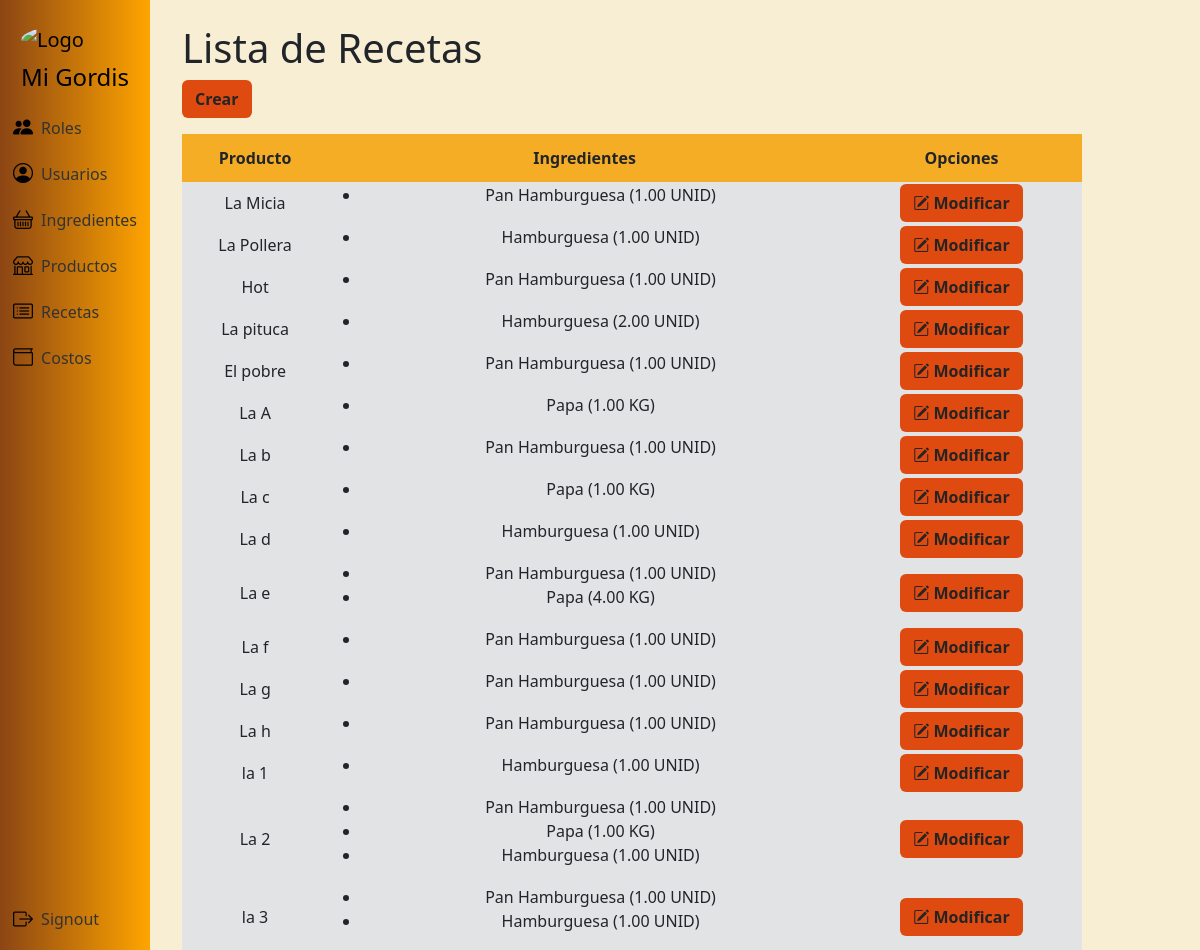
Page /recetas/ (signed in) on the committed database.
### app/models.py (models this page shows, shortened)
class Receta(models.Model):
    producto = models.ForeignKey(Producto, on_delete=models.CASCADE)
    ingredientes = models.ManyToManyField(Ingrediente, through='RecetaIngrediente')

class Producto(models.Model):
    id_producto = models.AutoField(primary_key=True)
    nombre_producto = models.CharField(max_length=100)
    descripcion = models.TextField(blank=True, null=True)
    precio_producto = models.DecimalField(max_digits=10, decimal_places=2, blank=True, null=True)

class Ingrediente(models.Model):
    id_ingrediente = models.AutoField(primary_key=True)
    nombre_ingrediente = models.CharField(max_length=100)
    cantidad = models.DecimalField(max_digits=10, decimal_places=2)
    unidad = models.CharField(max_length=10)
    precio_ingrediente = models.DecimalField(max_digits=10, decimal_places=2)
    estado_ingrediente = models.BooleanField(default=True)

class RecetaIngrediente(models.Model):
    receta = models.ForeignKey(Receta, on_delete=models.CASCADE)
    ingrediente = models.ForeignKey(Ingrediente, on_delete=models.CASCADE)
    cantidad = models.DecimalField(max_digits=10, decimal_places=2)
    unidad = models.ForeignKey(UnidadesMedida, on_delete=models.CASCADE)

class UnidadesMedida(models.Model):
    id = models.AutoField(primary_key=True)
    nombre = models.CharField(max_length=50)

### app/views.py (the view)
# urls.py: path('recetas/', views.recetas, name='recetas'),
@login_required
@admin_required
def recetas(request):
    recetas = Receta.objects.all()
    recetas_con_ingredientes = []
    for receta in recetas:
        ingredientes_info = []
        for ingrediente in receta.ingredientes.all():
            receta_ingrediente = receta.recetaingrediente_set.get(ingrediente=ingrediente)
            ingredientes_info.append({
                'nombre': ingrediente.nombre_ingrediente,
                'cantidad': receta_ingrediente.cantidad,
                'unidad': receta_ingrediente.unidad.nombre
            })
        recetas_con_ingredientes.append({
            'receta': receta,
            'ingredientes': ingredientes_info
        })
    contexto = {'recetas_con_ingredientes': recetas_con_ingredientes}
    return render(request, 'receta/recetas.html', contexto)

### app/models.py (called while the page is built)
    @property
    def is_rol_admin(self):
        return self.rol.is_admin if self.rol else False

### app/templates/receta/recetas.html
{% extends 'layouts/base.html' %}
{% block content %}
<h1>Lista de Recetas</h1>
<a class="btn btn-color fw-bold mb-3" href="{% url 'receta_crear' %}" role="button">Crear</a>
<table class="tb">
  <thead class="encabezado-tabla fw-bold">
    <tr>
      <th>Producto</th>
      <th>Ingredientes</th>
      <th>Opciones</th>
    </tr>
  </thead>
  <tbody class="bg-secondary-subtle">
    {% for item in recetas_con_ingredientes %}
    <tr>
        <td>{{ item.receta.producto.nombre_producto }}</td>
        <td>
            <ul>
            {% for ingrediente in item.ingredientes %}
                <li class="lista-receta">{{ ingrediente.nombre }} ({{ ingrediente.cantidad }} {{ ingrediente.unidad }})</li>
            {% endfor %}
            </ul>
        </td>
        <td>
          <a class="btn btn-color btn-m fw-bold" href="{% url 'receta_modificar' item.receta.id %}" role="button">
            <i class="bi bi-pencil-square"></i>
            Modificar
          </a>
        </td>
    </tr>
    {% endfor %}
  </tbody>
</table>
{% endblock %}

### app/static/css/styles.css (style rules this page uses)
.tb { width: 900px; text-align: center; }
.encabezado-tabla { background-color: #f5ad25; height: 3em; }
.btn-color { background-color: #df4a10; color: #242424; }

### app/templates/layouts/base.html (style rules this page uses)
html, body { height: 100%; margin: 0; padding: 0; }
body { background-color: #f8eed4; background-size: cover; background-repeat: no-repeat; background-position: center; background-attachment: fixed; padding-left: 170px; }

### rows in the picture
Receta: receta.producto.nombre_producto "La Micia"
Ingrediente: nombre "Pan Hamburguesa" "Pan Hamburguesa" "Pan Hamburguesa" "Pan Hamburguesa" "Pan Hamburguesa" "Pan Hamburguesa" "Pan Hamburguesa" "Pan Hamburguesa" "Pan Hamburguesa" "Pan Hamburguesa"
RecetaIngrediente: cantidad "1.00"
UnidadesMedida: unidad "UNID" "UNID" "UNID" "UNID" "UNID" "UNID" "UNID" "UNID" "UNID" "UNID" "UNID" "UNID" "UNID" "UNID" "UNID" "UNID"
Receta: receta.producto.nombre_producto "La Pollera"
Ingrediente: nombre "Hamburguesa" "Hamburguesa" "Hamburguesa" "Hamburguesa" "Hamburguesa" "Hamburguesa"
RecetaIngrediente: cantidad "1.00"
Receta: receta.producto.nombre_producto "Hot"
RecetaIngrediente: cantidad "1.00"
Receta: receta.producto.nombre_producto "La pituca"
RecetaIngrediente: cantidad "2.00"
Receta: receta.producto.nombre_producto "El pobre"
RecetaIngrediente: cantidad "1.00"
Receta: receta.producto.nombre_producto "La A"
Ingrediente: nombre "Papa" "Papa" "Papa" "Papa"
RecetaIngrediente: cantidad "1.00"
UnidadesMedida: unidad "KG" "KG" "KG" "KG"
Receta: receta.producto.nombre_producto "La b"
RecetaIngrediente: cantidad "1.00"
Receta: receta.producto.nombre_producto "La c"
RecetaIngrediente: cantidad "1.00"
Receta: receta.producto.nombre_producto "La d"
RecetaIngrediente: cantidad "1.00"
Receta: receta.producto.nombre_producto "La e"
RecetaIngrediente: cantidad "1.00"
RecetaIngrediente: cantidad "4.00"
Receta: receta.producto.nombre_producto "La f"
RecetaIngrediente: cantidad "1.00"
Receta: receta.producto.nombre_producto "La g"
RecetaIngrediente: cantidad "1.00"
Receta: receta.producto.nombre_producto "La h"
RecetaIngrediente: cantidad "1.00"
Receta: receta.producto.nombre_producto "la 1"
RecetaIngrediente: cantidad "1.00"
Receta: receta.producto.nombre_producto "La 2"
RecetaIngrediente: cantidad "1.00"
RecetaIngrediente: cantidad "1.00"
RecetaIngrediente: cantidad "1.00"
Receta: receta.producto.nombre_producto "la 3"
RecetaIngrediente: cantidad "1.00"
RecetaIngrediente: cantidad "1.00"
